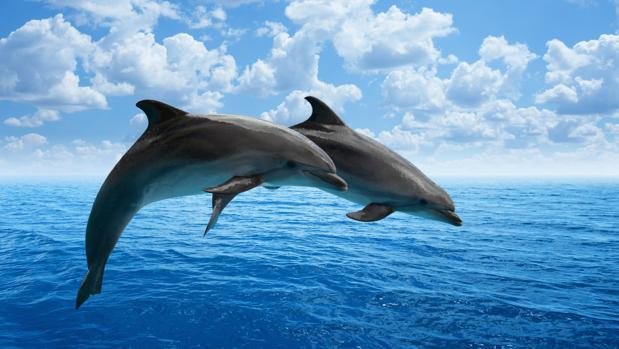
#> input picture 2/delfin.jpg, 619 x 349 px
$ python actividad2_ejercicio3.py
#> lines starting #> are read from the running program, lines starting #| are printed output that depends on the picture
#by Juan David Cuscagua López

from functools import total_ordering
from re import A
import numpy as np
import cv2

path = "delfin.jpg"

def loadImage (path):
#> called with path = 'delfin.jpg'
    imgColor = cv2.imread(path,1)
#> imgColor is the input picture: shape (349, 619, 3); mean B, G, R 192.1, 150.6, 98
    imgGray = cv2.imread(path,0)
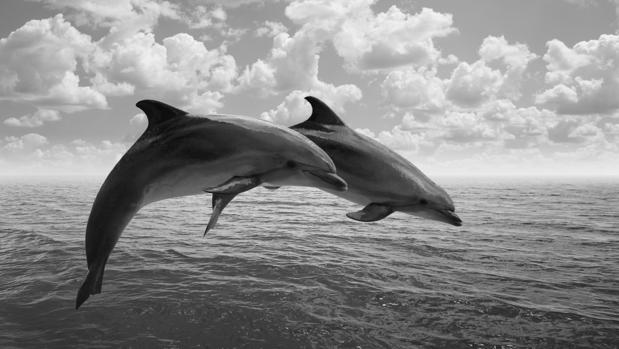
#> imgGray: shape (349, 619); min 0, max 251, mean 139.5
    return (imgColor, imgGray)

def showImg(nameWindow, matImage, t):
    cv2.imshow(nameWindow, matImage)
    cv2.waitKey(t)

def showImgW(nameWindow, matImage):
    cv2.imshow(nameWindow, matImage)

def nothing(x):
    pass

if __name__ == "__main__":
    imgColor, imgGray = loadImage(path)
    rows_size = len(imgColor)
#> rows_size = 349
    columns_size = len(imgColor[0])
#> columns_size = 619
    imgOriginal = np.array(imgColor)
    imgNew = np.empty_like(imgOriginal)
    for i in range(rows_size):
        for j in range(columns_size):
            imgNew[i,j] = imgOriginal[rows_size-1-i,j]
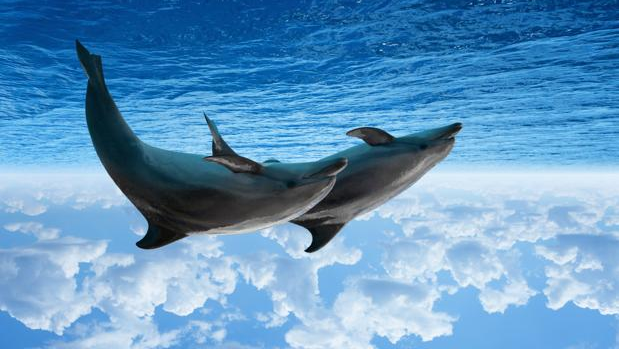
#> imgNew: shape (349, 619, 3); mean B, G, R 192.1, 150.6, 98

    while True:
        showImgW("imgOriginal", imgOriginal)
        showImgW("imgNew", imgNew)
        if (cv2.waitKey(1) & 0xFF == ord ('q')):
#> (key Esc is pressed here)
            break
